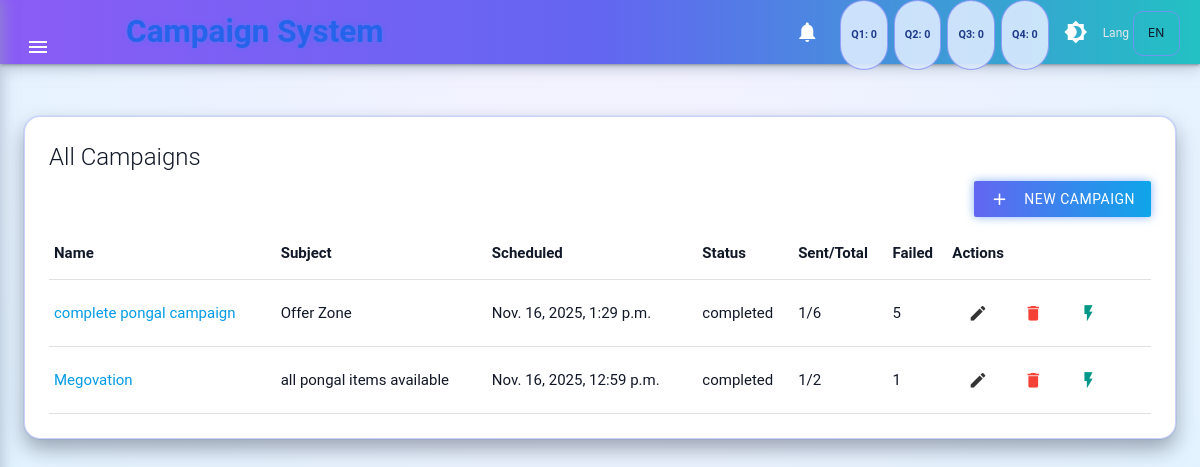
Page /campaigns/ on the committed database.
### campaigns/models.py (models this page shows, shortened)
class Campaign(models.Model):
    class Status(models.TextChoices):
        DRAFT = "draft", "Draft"
        SCHEDULED = "scheduled", "Scheduled"
        IN_PROGRESS = "in_progress", "In Progress"
        COMPLETED = "completed", "Completed"
        FAILED = "failed", "Failed"
    name = models.CharField(max_length=255)
    subject = models.CharField(max_length=255)
    content = models.TextField(help_text="Plain text or HTML")
    scheduled_time = models.DateTimeField()
    status = models.CharField(
        max_length=20,
        choices=Status.choices,
        default=Status.DRAFT,
    )
    groups = models.ManyToManyField(
        RecipientGroup,
        related_name="campaigns",
        blank=True,
        help_text="Select which recipient groups this campaign should be sent to.",
    )
    created_at = models.DateTimeField(auto_now_add=True)
    updated_at = models.DateTimeField(auto_now=True)
    admin_report_sent = models.BooleanField(default=False)

### campaigns/views.py (the view)
# urls.py: path("campaigns/", views.campaign_list, name="campaign_list"),
def campaign_list(request):
    campaigns = []
    try:
        campaigns = Campaign.objects.annotate(
            total_recipients=Count("campaign_recipients"),
            sent_count=Count(
                "campaign_recipients",
                filter=Q(campaign_recipients__status="sent"),
            ),
            failed_count=Count(
                "campaign_recipients",
                filter=Q(campaign_recipients__status="failed"),
            ),
        ).order_by("-created_at")
    except Exception as exc:
        logger.error("Error loading campaign list: %s", exc, exc_info=True)
        messages.error(request, "Unable to load campaigns list.")
    return render(request, "campaigns/campaign_list.html", {"campaigns": campaigns})

### campaigns/context_processors.py (called while the page is built)
def quarterly_planned_counts(request):
    now = timezone.now()
    year = now.year
    qs = Campaign.objects.filter(
        status=Campaign.Status.SCHEDULED,
        scheduled_time__year=year,
    )
    def count_between(start_month, end_month):
        return qs.filter(
            scheduled_time__month__gte=start_month,
            scheduled_time__month__lte=end_month,
        ).count()
    counts = {
        "q1": count_between(1, 3),
        "q2": count_between(4, 6),
        "q3": count_between(7, 9),
        "q4": count_between(10, 12),
    }
    return {"planned_quarter_counts": counts}

### campaigns/templates/campaigns/campaign_list.html (shortened to what this page needs)
{% extends "campaigns/base.html" %}
{% block content %}
<div class="card neon-card">
  <div class="card-content">
    <span class="card-title">All Campaigns</span>
    <div class="right-align" style="margin-bottom: 10px;">
      <a href="{% url 'campaigns:campaign_create' %}" class="btn btn-neon waves-effect">
        <i class="material-icons left">add</i> New Campaign
      </a>
    </div>
    <table class="highlight responsive-table">
      <thead>
        <tr>
          <th>Name</th>
          <th>Subject</th>
          <th>Scheduled</th>
          <th>Status</th>
          <th>Sent/Total</th>
          <th>Failed</th>
          <th>Actions</th>
        </tr>
      </thead>
      <tbody>
      {% for c in campaigns %}
        <tr>
          <td><a href="{% url 'campaigns:campaign_detail' c.id %}">{{ c.name }}</a></td>
          <td>{{ c.subject }}</td>
          <td>{{ c.scheduled_time }}</td>
          <td><span class="chip-status">{{ c.status }}</span></td>
          <td>{{ c.sent_count }}/{{ c.total_recipients }}</td>
          <td>{{ c.failed_count }}</td>
          <td>
            <a href="{% url 'campaigns:campaign_update' c.id %}" class="btn-flat waves-effect">
              <i class="material-icons tiny">edit</i>
            </a>
            <a href="{% url 'campaigns:campaign_delete' c.id %}" class="btn-flat waves-effect red-text">
              <i class="material-icons tiny">delete</i>
            </a>
            <a href="{% url 'campaigns:campaign_trigger_now' c.id %}" class="btn-flat waves-effect teal-text">
              <i class="material-icons tiny">flash_on</i>
            </a>
          </td>
        </tr>
      {% empty %}
        <tr><td colspan="7">No campaigns found.</td></tr>
      {% endfor %}
      </tbody>
    </table>
  </div>
</div>
{% endblock %}

### campaigns/templates/campaigns/base.html (style rules this page uses)
:root { --bg-body: radial-gradient(circle at top, #f5f3ff 0, #eef2ff 40%, #e2f3ff 100%); --bg-card: #ffffff; --text-main: #111827; --nav-gradient: linear-gradient(90deg, #8b5cf6, #6366f1, #22c1c3); --sidenav-bg: #f9fafb; --badge-bg: rgba(219, 234, 254, 0.9); --badge-border: rgba(129, 140, 248, 0.8); --label-color: #4b5563; --input-border-focus: #4f46e5; }
body { background: var(--bg-body); color: var(--text-main); font-family: "Roboto", system-ui, -apple-system, BlinkMacSystemFont, sans-serif; }
.card.neon-card { background: var(--bg-card); border-radius: 16px; border: 1px solid rgba(129, 140, 248, 0.4); box-shadow: 0 10px 20px rgba(15, 23, 42, 0.35), 0 0 0 1px rgba(59, 130, 246, 0.1); }
.card-title { font-size: 1.3rem; font-weight: 600; color: var(--text-main); }
.btn-neon { background: linear-gradient(90deg, #6366f1, #0ea5e9); box-shadow: 0 0 10px rgba(59, 130, 246, 0.6); }
::placeholder { color: #9ca3af !important; }

### rows in the picture
Campaign: name "complete pongal campaign", subject "Offer Zone", scheduled_time "Nov. 16, 2025, 1:29 p.m.", status "completed", sent_count "1", total_recipients "6", failed_count "5"
Campaign: name "Megovation", subject "all pongal items available", scheduled_time "Nov. 16, 2025, 12:59 p.m.", status "completed", sent_count "1", total_recipients "2", failed_count "1"

### other values in the picture
{{ planned_quarter_counts.q1|default:0 }} "0"
{{ planned_quarter_counts.q2|default:0 }} "0"
{{ planned_quarter_counts.q3|default:0 }} "0"
{{ planned_quarter_counts.q4|default:0 }} "0"
